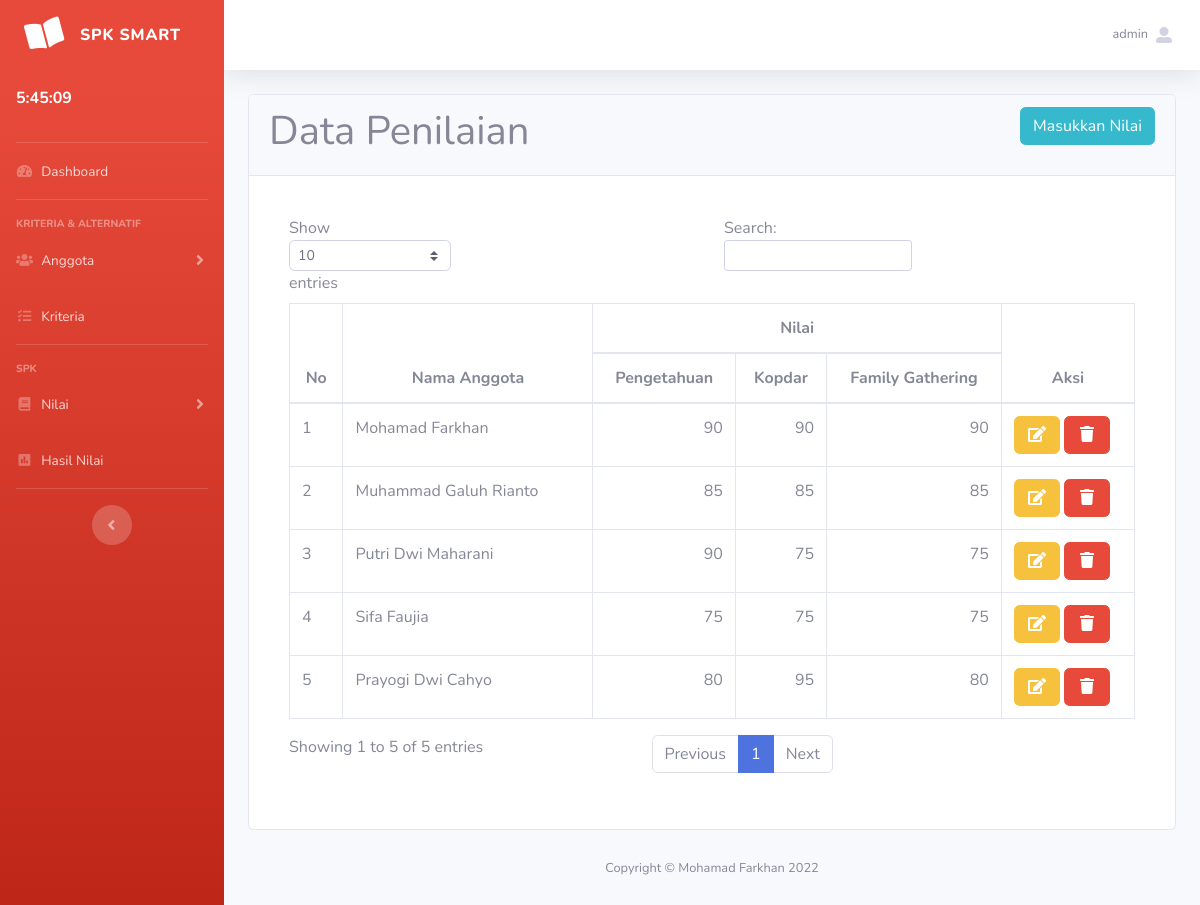
/dataNilai.php (signed in), run on the app's committed database.
### tables this page shows
CREATE TABLE `nilai` (
  `id_nilai` int(11) NOT NULL,
  `nama_anggota` varchar(128) NOT NULL,
  `n_pengetahuan` int(3) NOT NULL,
  `n_kopdar` int(3) NOT NULL,
  `n_famgath` int(3) NOT NULL
);

### dataNilai.php (the view, shortened to what this page needs)
<?php
include 'templates/head.php';
include 'templates/nav.php';
include 'koneksi.php';
?>
<div class="container-fluid fixed">
    <div class="row">
        <div class="col-sm">
            <div class="card">
                <div class="card-header">
                    <h1>Data Penilaian
                        <a href="nilai.php" class="float-right btn btn-info">Masukkan Nilai</a>
                    </h1>
                </div>
                <div class="card-body">
                    <div class="card-body">
                        <div class="table-responsive">
                            <table class="table table-bordered" id="dataTable" width="100%" cellspacing="0">
                                <thead align="center">
                                    <tr>
                                        <th rowspan="2">No</th>
                                        <th rowspan="2">Nama Anggota</th>
                                        <th colspan="3">Nilai</th>
                                        <th rowspan="2">Aksi</th>
                                    </tr>
                                    <tr>
                                        <th>Pengetahuan</th>
                                        <th>Kopdar</th>
                                        <th>Family Gathering</th>
                                    </tr>
                                </thead>
                                <tbody>
                                    <?php
                                    $sql = "SELECT * FROM nilai";
                                    $query = mysqli_query($conn, $sql);
                                    $n = 1;
                                    while ($anggota = mysqli_fetch_array($query)) {
                                    ?>
                                        <tr>
                                            <td><?= $n ?></td>
                                            <td><?= $anggota['nama_anggota'] ?></td>
                                            <td class="text-right"><?= $anggota['n_pengetahuan'] ?></td>
                                            <td class="text-right"><?= $anggota['n_kopdar'] ?></td>
                                            <td class="text-right"><?= $anggota['n_famgath'] ?></td>
                                            <td>
                                                <a class="btn btn-warning" href="updateNilai.php?id=<?php echo $anggota['id_nilai'] ?>"><i class="fa fa-edit fa-fw"></i></a>
                                                <a class="btn btn-danger" href="" data-toggle="modal" data-target="#deleteModal"><i class="fa fa-trash fa-fw"></i></a>
                                            </td>
                                        </tr>
                                    <?php
                                        $n++;
                                    }
                                    ?>
                                </tbody>
                            </table>
                        </div>
                    </div>
                </div>
            </div>
        </div>
    </div>
</div>
</div>
<?php
include 'templates/footer.php';
?>
</div>
<?php
include 'templates/foot.php';
?>

### data on the page
nilai: nama_anggota "Mohamad Farkhan", n_pengetahuan "90", n_kopdar "90", n_famgath "90"
nilai: nama_anggota "Muhammad Galuh Rianto", n_pengetahuan "85", n_kopdar "85", n_famgath "85"
nilai: nama_anggota "Putri Dwi Maharani", n_pengetahuan "90", n_kopdar "75", n_famgath "75"
nilai: nama_anggota "Sifa Faujia", n_pengetahuan "75", n_kopdar "75", n_famgath "75"
nilai: nama_anggota "Prayogi Dwi Cahyo", n_pengetahuan "80", n_kopdar "95", n_famgath "80"

### other printed values
$_SESSION['username'] "admin"
